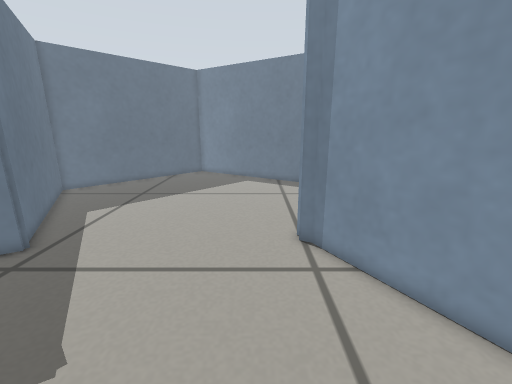
View 1 (above)

13 first-person views from a walk through a robot-simulator world made for Gazebo. The camera is 0.45 m above the floor, tilts 14° down and sees 90° across. The floor is counted in squares, 0.1 m on a side. Each view is taken from the middle of a square. On the plan, view 1 faces up. The plan holds only what a view shows up to about 20 squares ahead; the rest is blank. The place goes on beyond the plan. Surface patterns are stand-ins for the level's own textures.

View 2
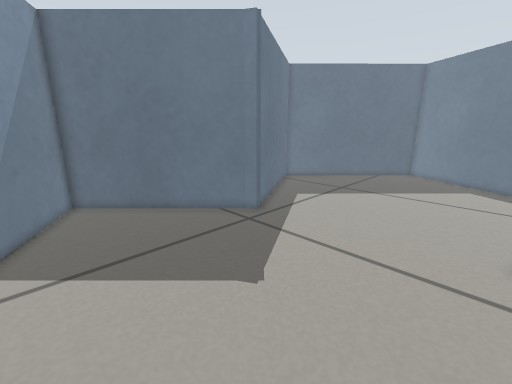

View 3
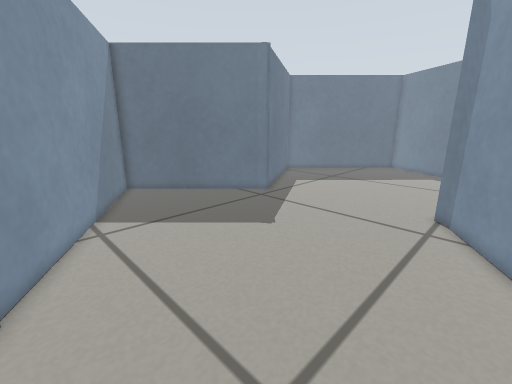

View 4
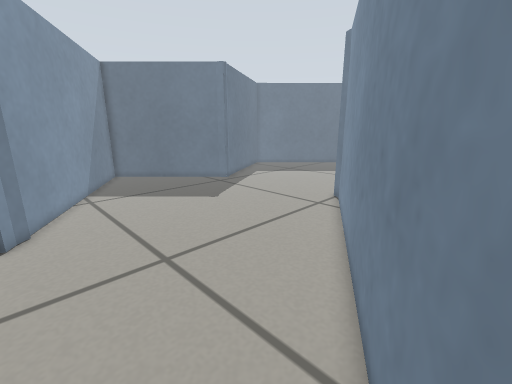

View 5
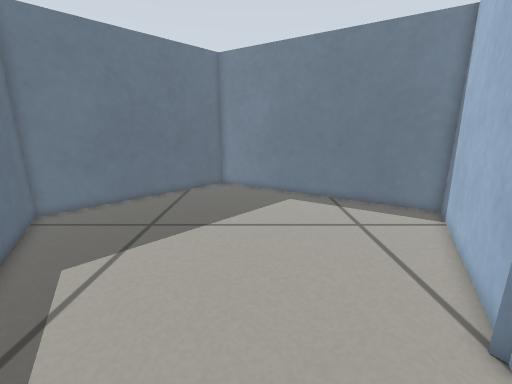

View 6
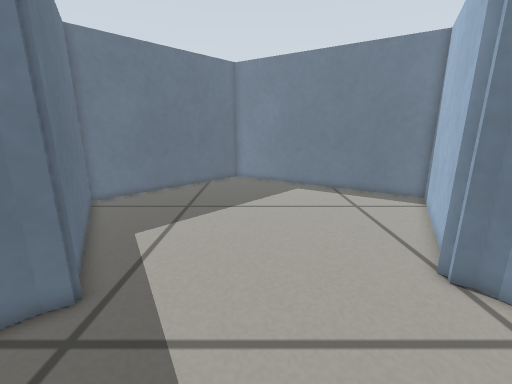

View 7
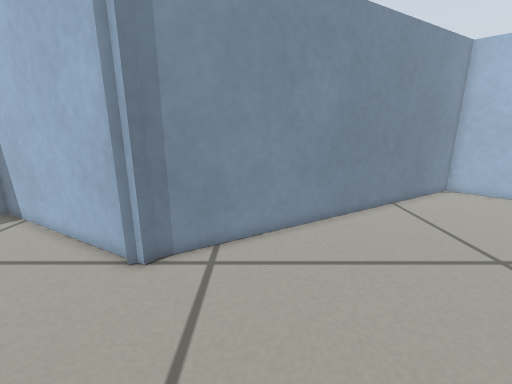

View 8
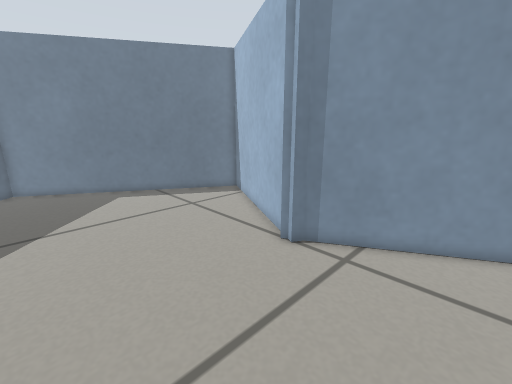

View 9
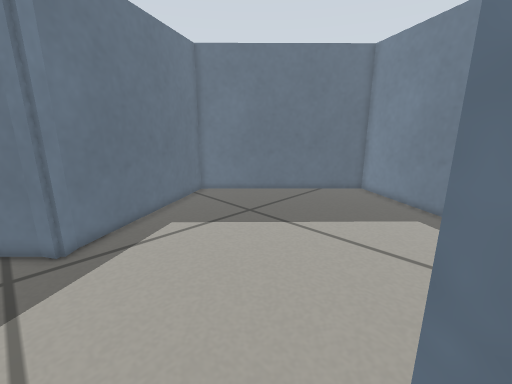

View 10
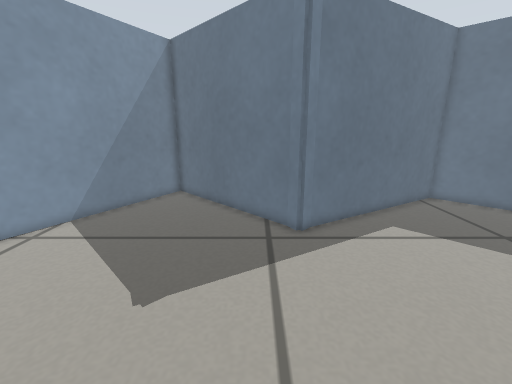

View 11
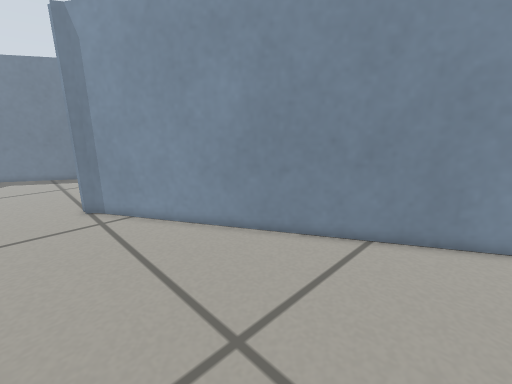

View 12
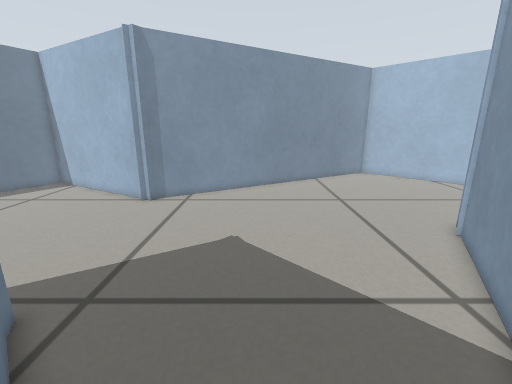

View 13
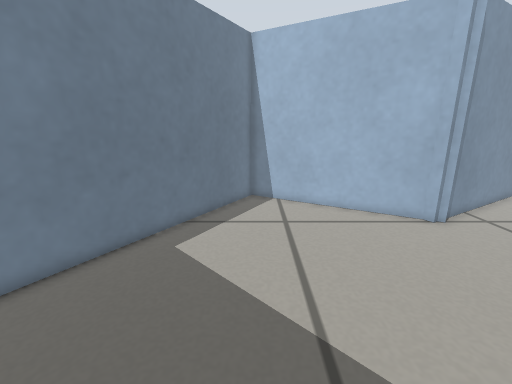

### Floor plan
Points are (right, up) in squares from view 1. A wall is a line through its corners. A room is listed if a view was taken in it or the views show most of it. See-through windows are left out.
Room 1 (views 1, 2, 3, 4, 5, 6, 7, 8, 9, 10, 11, 12, 13)
walls: (-9.3, 8.5) (-16.3, 1.5) (-3.8, -5.8); (-9.2, 9.6) (-8.5, 8.9) (-9.4, 8.4); (-3.7, -5.6) (-3.2, -6.1); (-3.3, -6.1) (-2.6, -6.4); (-7.4, 25.5) (-14.3, 18.5) (-8.7, 8.8); (11.5, -6.5) (2.2, 9.5) (1.8, 9.7) (1.9, 10) (1.8, 10.3) (2.2, 10.6) (7.1, 19.3) (-3.1, 25.5)

Positions as (right, up) in squares from view 1, and headings:
1: (0, 0), facing up
2: (1, -1), facing up-left
3: (4, -5), facing up-left
4: (10, -6), facing up-left
5: (-3, 6), facing up
6: (-4, 3), facing up
7: (-6, 6), facing right
8: (-6, 4), facing up-right
9: (2, 8), facing up-left
10: (2, 7), facing left
11: (-1, -6), facing up-right
12: (-14, 3), facing right
13: (-10, 19), facing right
